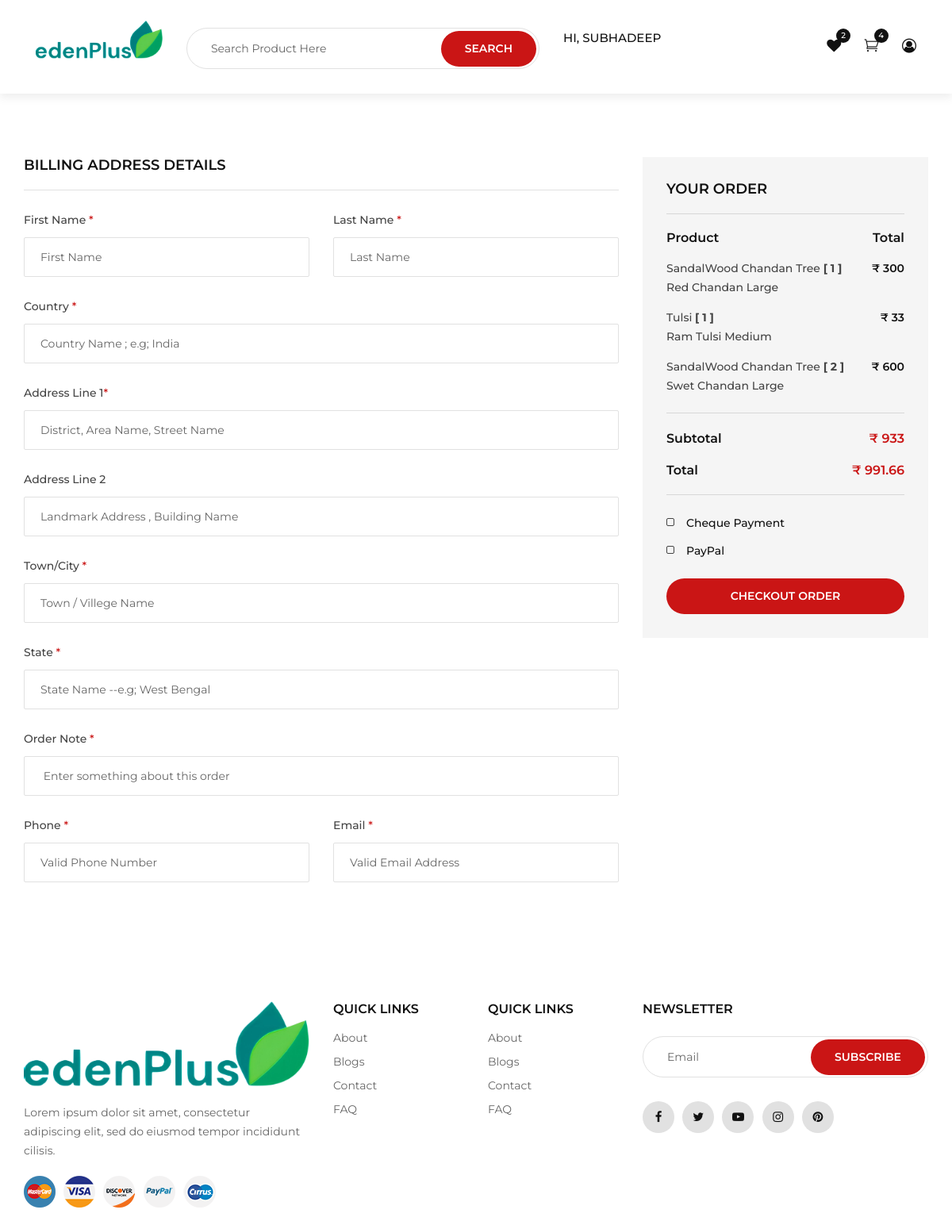
The app's page /cart/checkout/ (signed in) with its own data.
### accounts/models.py (models this page shows, shortened)
class Account(AbstractBaseUser):
    first_name = models.CharField(max_length=50)
    last_name = models.CharField(max_length=50)
    email = models.EmailField(max_length=50, unique=True)
    username = models.CharField(max_length=50, unique=True)
    phone_number = models.CharField(max_length=40)
    date_joined = models.DateTimeField(auto_now_add=True)
    last_login = models.DateTimeField(auto_now_add=True)
    is_admin = models.BooleanField(default=False)
    is_staff = models.BooleanField(default=False)
    is_active = models.BooleanField(default=False)
    is_superadmin = models.BooleanField(default=False)
    USERNAME_FIELD = 'email'
    REQUIRED_FIELDS = ['username', 'first_name', 'last_name']
    objects = MyAccountManager()

### carts/models.py (models this page shows, shortened)
class CartItem(models.Model):
    user = models.ForeignKey(Account, on_delete=models.CASCADE, null=True)
    product = models.ForeignKey(Product, on_delete=models.CASCADE)
    variations = models.ManyToManyField(Variation, blank=True)
    cart = models.ForeignKey(Cart, on_delete=models.CASCADE, null=True)
    quantity = models.IntegerField()
    is_active = models.BooleanField(default=True)
    def sub_total(self):
        return self.product.price * self.quantity

### storx/models.py (models this page shows, shortened)
class Product(models.Model):
    product_name = models.CharField(max_length=200, unique=True)
    slug = models.SlugField(max_length=200, unique=True)
    description = models.TextField(max_length=500, blank=True)
    price = models.IntegerField()
    original_price = models.IntegerField()
    images = models.ImageField(upload_to='photos/products')
    stock = models.IntegerField()
    is_available = models.BooleanField(default=True)
    category = models.ForeignKey(Category, on_delete=models.CASCADE)
    created_date = models.DateTimeField(auto_now_add=True)
    modified_date = models.DateTimeField(auto_now=True)
    offer_name = models.CharField(max_length=20, blank=True, default="sale")
    delivery_time = models.CharField(max_length=50, blank=True, default="5 - 10 Days to Deliver")
    tags = models.TextField(max_length=200, blank=True)
    cat_type = models.CharField(max_length=40, blank=True)

class Variation(models.Model):
    product = models.ForeignKey(Product, on_delete=models.CASCADE)
    variation_category = models.CharField(max_length=100, choices=variation_category_choice)
    variation_value = models.CharField(max_length=100)
    is_active = models.BooleanField(default=True)
    created_date = models.DateTimeField(auto_now=True)
    objects = VariationManager()

### carts/views.py (the view)
# urls.py: path('checkout/', views.checkout, name='checkout')
@login_required(login_url='signin')
def checkout(request, total=0, quantity=0, cart_items=None):
    try:
        tax = 0
        grand_total = 0
        delivery_charge = 40
        if request.user.is_authenticated:
            cart_items = CartItem.objects.filter(user=request.user, is_active=True)
        else:
            cart = Cart.objects.get(cart_id=_cart_id(request))
            cart_items = CartItem.objects.filter(cart=cart, is_active=True)
        for cart_item in cart_items:
            total += (cart_item.product.price * cart_item.quantity)
            quantity += cart_item.quantity
        tax = (2 * total)/100
        grand_total = total + tax + delivery_charge
    except ObjectDoesNotExist:
        pass # just ignore that
    context = {
        'total': total,
        'quantity': quantity,
        'cart_items': cart_items,
        'tax': tax,
        'delivery_charge': delivery_charge,
        'grand_total': grand_total,
    }
    return render(request, 'pages/checkout.html', context)

### templates/pages/checkout.html (shortened to what this page needs)
{% extends 'base.html' %}
{% load static %}
{% block body %}
    <section class="checkout spad">
        <div class="container">
            <form action="{% url 'place_order' %}" method="POST" class="checkout__form">
                <div class="row">
                    <div class="col-lg-8">
                        <h5>Billing Address Details</h5>
                        <div class="row">
                            <div class="col-lg-6 col-md-6 col-sm-6">
                                <div class="checkout__form__input">
                                    <p>First Name <span>*</span></p>
                                    <input type="text" name="first_name" placeholder="First Name" required>
                                </div>
                            </div>
                            <div class="col-lg-6 col-md-6 col-sm-6">
                                <div class="checkout__form__input">
                                    <p>Last Name <span>*</span></p>
                                    <input type="text" name="last_name" placeholder="Last Name" required>
                                </div>
                            </div>
                            <div class="col-lg-12">
                                <div class="checkout__form__input">
                                    <p>Country <span>*</span></p>
                                    <input type="text" name="country" placeholder="Country Name ; e.g; India" >
                                </div>
                                <div class="checkout__form__input">
                                    <p>Address Line 1<span>*</span></p>
                                    <input type="text" name="address_line_1" placeholder="District, Area Name, Street Name" required>
                                </div>
                                <div class="checkout__form__input">
                                    <p>Address Line 2</p>
                                    <input type="text" name="address_line_2" placeholder="Landmark Address , Building Name ">
                                </div>
                                <div class="checkout__form__input">
                                    <p>Town/City <span>*</span></p>
                                    <input type="text" name="town" placeholder="Town / Villege Name" required>
                                </div>
                                <div class="checkout__form__input">
                                    <p>State <span>*</span></p>
                                    <input type="text" name="state" placeholder="State Name --e.g; West Bengal" required>
                                </div>
                                <div class="checkout__form__input">
                                    <p>Order Note <span>*</span></p>
                                    <input type="text" name="order_note" placeholder=" Enter something about this order">
                                </div>
                            </div>
                            <div class="col-lg-6 col-md-6 col-sm-6">
                                <div class="checkout__form__input">
                                    <p>Phone <span>*</span></p>
                                    <input type="text" name="phone" placeholder="Valid Phone Number" required>
                                </div>
                            </div>
                            <div class="col-lg-6 col-md-6 col-sm-6">
                                <div class="checkout__form__input">
                                    <p>Email <span>*</span></p>
                                    <input type="text" name="email" placeholder="Valid Email Address" required>
                                </div>
                            </div>
                            </div>
                        </div>
                        <div class="col-lg-4">
                            <div class="checkout__order">
                                <h5>Your order</h5>
                                <div class="checkout__order__product">
                                    <ul>
                                        <li>
                                            <span class="top__text">Product</span>
                                            <span class="top__text__right">Total</span>
                                        </li>
                                         {% for cart_item in cart_items %}
                                        <li>{{ cart_item.product.product_name }} <b> [ {{ cart_item.quantity }} ]</b>
                                        <span>₹ {{ cart_item.sub_total }} </span>
                                        <br> {% if cart_item.variations.all %} {% for item in cart_item.variations.all %} {{ item.variation_value  }} {% endfor %} {% endif %}</br> {% endfor %}
                                         </li> </ul>
                                </div>
                                <div class="checkout__order__total">
                                    <ul>
                                        <li>Subtotal <span>₹ {{ total }}</span></li>
                                        <li>Total <span>₹ {{ grand_total }}</span></li>
                                    </ul>
                                </div>
                                <div class="checkout__order__widget">
                                    <label for="check-payment">
                                        Cheque Payment
                                        <span class="checkmark"></span>
                                    </label>
                                    <label for="paypal">
                                        PayPal
                                        <span class="checkmark"></span>
                                    </label>
                                </div>
                                <button class="site-btn primary" name="submit" type="submit"> Checkout Order </button>
                            </div>
                        </div>
                    </div>
                </form>
            </div>
        </section>
    {% endblock %}

### templates/base.html (shortened to what this page needs)
{% load static %}
<!DOCTYPE html>
<html lang="en-IN">
<head>
    <link rel="stylesheet" href="{% static 'css/bootstrap.min.css' %}" type="text/css">
    <link rel="stylesheet" href="{% static 'css/font-awesome.min.css' %}" type="text/css">
    <link rel="stylesheet" href="{% static 'css/elegant-icons.css' %}" type="text/css">
    <link rel="stylesheet" href="{% static 'css/jquery-ui.min.css' %}" type="text/css">
    <link rel="stylesheet" href="{% static 'css/magnific-popup.css' %}" type="text/css">
    <link rel="stylesheet" href="{% static 'css/owl.carousel.min.css' %}" type="text/css">
    <link rel="stylesheet" href="{% static 'css/slicknav.min.css' %}" type="text/css">
    <link rel="stylesheet" href="{% static 'css/style.css' %}" type="text/css">
</head>
<body>
    <header class="header">
        <div class="container-fluid">
            <div class="row">
                <div class="col-xl-2 col-lg-2">
                    <div class="header__logo">
                        <a href="{% url 'home' %}"><img src="{% static 'img/logo.png' %}" alt="home"></a>
                    </div>
                </div>
                <div class="col-xl-5 col-lg-7">
                    <nav class="header__menu">
                      <div>
                        <div class="footer__newslatter">
                                <form action="{% url 'search' %}" method='GET'>
                                    <input type="text" placeholder="Search Product Here" name="keyword">
                                    <button type="submit" class="site-btn primary">Search</button>
                                </form>
                        </div>
                        </div>
                    </nav>
                </div>
                {% if user.id is None %}
                <div class="col-xl-2 col-lg-1"><nav class="header__menu"><ul><li></li></ul></nav></div>
                <!--
                <div class="col-xl-2 col-lg-1">
                    <nav class="header__menu">
                    <div class="product__details__button">
                     <a href="{% url 'signin' %}"class="cart-btn">Login</a>
                    </div>
                    </nav>
                </div>
                -->
                {% else %}
                <div class="col-xl-2 col-lg-1">
                    <nav class="header__menu">
                        <ul>
                           <li><a href="#">Hi, {{user.first_name}}</a>
                            </li>
                        </ul>
                    </nav>
                </div>
                {% endif %}
                <div class="col-lg-3">
                    <div class="header__right">
                           <ul class="header__right__widget">
                        <div><h2>
                            <li><a href=""><span class="fa fa-heart"></span><div class="tip">2</div></a></li>
                            <li><a href="{% url 'cart' %}"><span class="icon_cart_alt" alt="cart"></span><div class="tip">{{cart_count}}</div></a></li>
                            <li><a href="{% url 'signin' %}"><span class="fa fa-user-circle-o"></span></a></li>
                        </h2></div>
                        </ul>
                    </div>
                </div>
            </div>
        </div>
    </header>
    {% block body %} {% endblock %}
<footer class="footer">
    <div class="container">
        <div class="row">
            <div class="col-lg-4 col-md-6 col-sm-7">
                <div class="footer__about">
                    <div class="footer__logo">
                        <a href="/"><img src="{% static 'img/logo.png' %}" alt=""></a>
                    </div>
                    <p>Lorem ipsum dolor sit amet, consectetur adipiscing elit, sed do eiusmod tempor incididunt
                    cilisis.</p>
                    <div class="footer__payment">
                        <a href="#"><img src="{% static 'img/payment/payment-1.png' %}" alt=""></a>
                        <a href="#"><img src="{% static 'img/payment/payment-2.png' %}" alt=""></a>
                        <a href="#"><img src="{% static 'img/payment/payment-3.png' %}" alt=""></a>
                        <a href="#"><img src="{% static 'img/payment/payment-4.png' %}" alt=""></a>
                        <a href="#"><img src="{% static 'img/payment/payment-5.png' %}" alt=""></a>
                    </div>
                </div>
            </div>
            <div class="col-lg-2 col-md-3 col-sm-5">
                <div class="footer__widget">
                    <h6>Quick links</h6>
                    <ul>
                        <li><a href="#">About</a></li>
                        <li><a href="#">Blogs</a></li>
                        <li><a href="#">Contact</a></li>
                        <li><a href="#">FAQ</a></li>
                    </ul>
                </div>
            </div>
            <div class="col-lg-2 col-md-3 col-sm-5">
                <div class="footer__widget">
                    <h6>Quick links</h6>
                    <ul>
                        <li><a href="#">About</a></li>
                        <li><a href="#">Blogs</a></li>
                        <li><a href="#">Contact</a></li>
                        <li><a href="#">FAQ</a></li>
                    </ul>
                </div>
            </div>
            <div class="col-lg-4 col-md-8 col-sm-8">
                <div class="footer__newslatter">
                    <h6>NEWSLETTER</h6>
                    <form action="#">
                        <input type="text" placeholder="Email">
                        <button type="submit" class="site-btn">Subscribe</button>
                    </form>
                    <div class="footer__social">
                        <a href="#"><i class="fa fa-facebook"></i></a>
                        <a href="#"><i class="fa fa-twitter"></i></a>
                        <a href="#"><i class="fa fa-youtube-play"></i></a>
                        <a href="#"><i class="fa fa-instagram"></i></a>
                        <a href="#"><i class="fa fa-pinterest"></i></a>
                    </div>
                </div>
            </div>
        </div>
    </div>
</footer>
</body>
</html>

### records on screen
Account: first_name "SUBHADEEP"
CartItem: product.product_name "SandalWood Chandan Tree", quantity "1", sub_total "300"
Variation: variation_value "Red Chandan"
Variation: variation_value "Large"
CartItem: product.product_name "Tulsi", quantity "1", sub_total "33"
Variation: variation_value "Ram Tulsi"
Variation: variation_value "Medium"
CartItem: product.product_name "SandalWood Chandan Tree", quantity "2", sub_total "600"
Variation: variation_value "Swet Chandan"

### other values on screen
{{ cart_count }} "4"
{{ total }} "933"
{{ grand_total }} "991.66"
